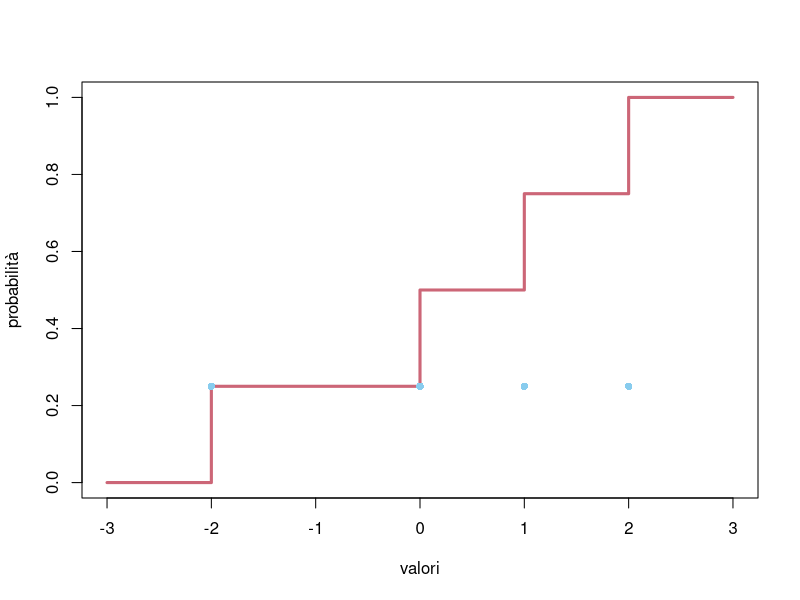
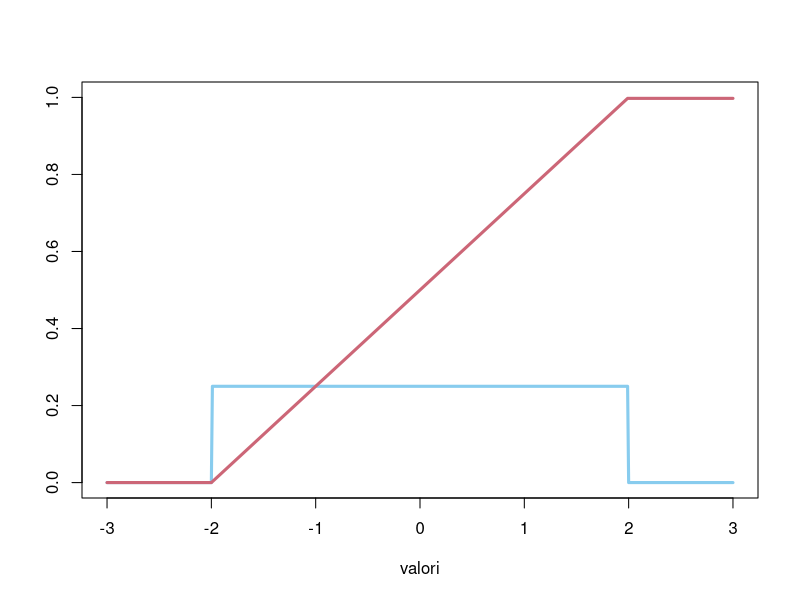
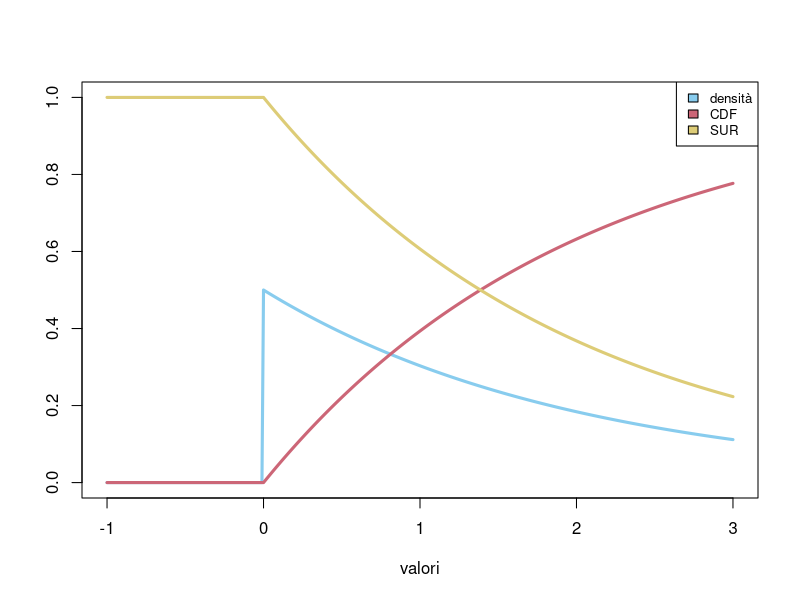
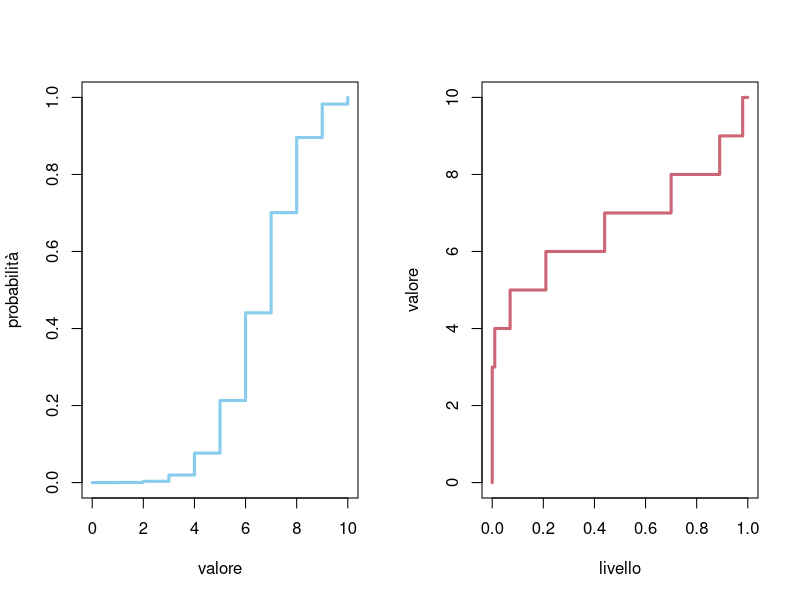
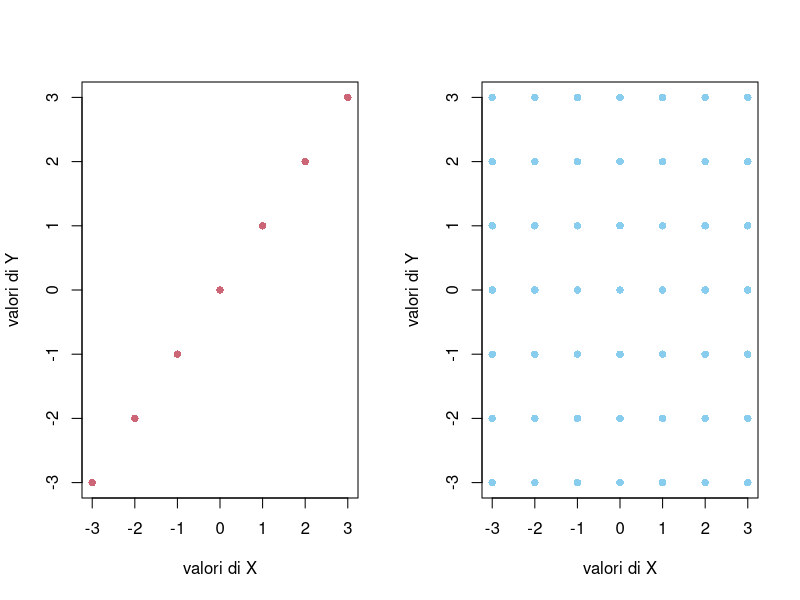
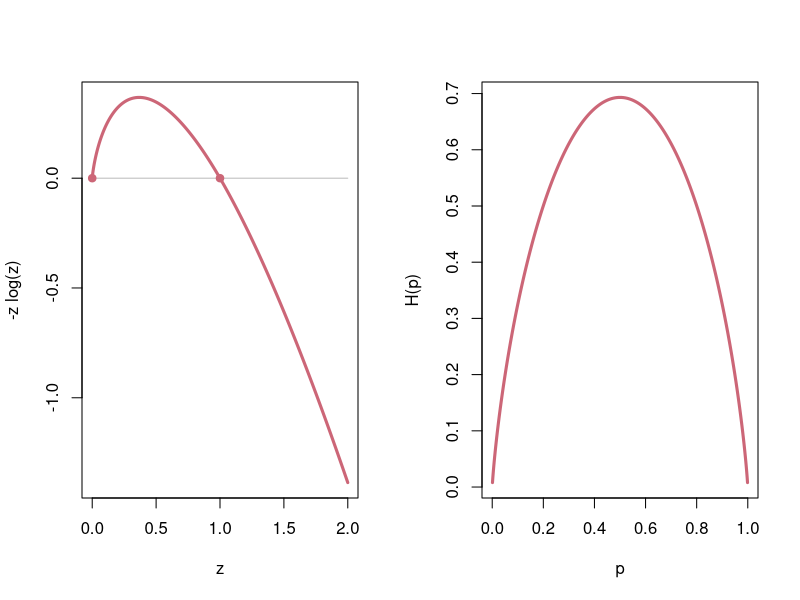

Recreate these plots in R, in order.
## ---- chunk 1

miei_colori  = c("#88CCEE", "#CC6677", "#DDCC77", "#117733", "#332288", "#AA4499", "#888888")

#Parametri globali
knitr::opts_chunk$set(dev='svg', fig.width = 5, fig.align = 'center', tidy=FALSE)
## ---- chunk 2
# possibili valori e densità discreta
valori_X <- c(-2,0,1,2)
densita_X <- rep(1/4, 4)

# iniziamo con un grafico vuoto:


plot(NULL, xlab='valori', ylab='probabilità', ylim=c(0,1), xlim=c(-3,3))

#per avere un plot su un intervallo ad esempio (-3,3), aggiungiamo artificialmente i due valori estremi con densità 0 (questo rende più semplice fare il plot della CDF come funzione a gradini)

valori_X <- c(-3, valori_X, 3)
densita_X <- c(0, densita_X, 0)


# per ottenere la funzione di ripartizione nei punti valori_X usiamo il comando cumsum().

CDF_X <- cumsum(densita_X)


# aggiungiamo il grafico della CDF con il comando lines()


lines(valori_X, CDF_X, type='s', col=miei_colori[2], lwd=3)

# infine aggiungiamo i punti corrispondenti alla densità discreta


points( valori_X[2:5], densita_X[2:5], col=miei_colori[1], pch=16, lwd=3)
## ---- chunk 3
# possibili valori e densità continua
deltax = 0.01
valori_X <- seq(-3,3, by=deltax)
densita_X <- valori_X*0 + (valori_X>-2 & valori_X <2)*1/4

# plottiamo prima i valori della densità 

plot(valori_X, densita_X, type='l', col=miei_colori[1], xlab='valori', ylab='', ylim=c(0,1), xlim=c(-3,3), lwd=3)


# per ottenere la funzione di ripartizione nei punti valori_X usiamo il comando cumsum() moltiplicando poi per deltax (per approssimare l'integrale come somma di Riemann)

CDF_X <- cumsum(densita_X)*deltax


#aggiungiamo quindi con il comando lines()


lines(valori_X, CDF_X, type='l', col=miei_colori[2], lwd=3)

## ---- chunk 4
deltax <- 0.01
valori_X <- seq(-1, 3, by=deltax)
lambda <-1/2
# usiamo direttamente i comandi dexp() e pexp() per la densità e CDF esponeziale

densita_X <- dexp(valori_X, lambda)
CDF_X <- pexp(valori_X, lambda)
SUR_X <- 1-CDF_X

plot( valori_X, densita_X, type='l', col=miei_colori[1], ylim=c(0,1), xlab='valori', ylab='', lwd=3)
lines( valori_X, CDF_X, col=miei_colori[2], lwd=3, )
lines( valori_X, SUR_X, co=miei_colori[3], lwd=3)

legend('topright', fill=miei_colori[1:3], c("densità", "CDF", "SUR"), cex=0.8)

## ---- chunk 5

n=10
p=2/3

valori_X = 0:n
CDF_X = pbinom(valori_X, n, p)

delta_alpha = 0.01
alpha = seq(0, 1, by=delta_alpha)
quantile_X  = qbinom(alpha, n, p)

# per visualizzare i due plot uno accanto all'altro usiamo la funzione par()

par(mfrow=c(1,2))

plot(valori_X, CDF_X, type='s', col=miei_colori[1], xlab='valore', ylab='probabilità', lwd=3)
plot(alpha, quantile_X, type='S', col=miei_colori[2], xlab='livello', ylab='valore', lwd=3)

## ---- chunk 6
n <- 10
p <- 1/3

valori_X <- 0:n
densita_X <- dbinom(valori_X, n, p)

(valor_medio_X <- sum(valori_X * densita_X))

## ---- chunk 7
n <- 20
p <- 1/4

valori_X <- 0:n
densita_X <- dbinom(valori_X, n, p)

(valor_medio_X <- sum(valori_X**3 * densita_X))

## ---- chunk 8
valori_X <- 1:6
densita_X <- 1/6 
valor_medio_X  <- sum(valori_X)/6

(varianza_X <- sum( (valori_X- valor_medio_X)^2 ) /6 )
## ---- chunk 9
deltax <- 0.001
valori_X = seq(0,1, by=deltax)

(varianza_X <- sum( (valori_X - 1/2)^2)* deltax)
## ---- chunk 10
valori_X <- -3:3
densita_X <- 1/7

(sd_X <- sqrt( sum(valori_X^2 *densita_X)))

## ---- chunk 11

valori_X <- -3:3
valori_Y <- -3:3

par(mfrow = c(1,2))

plot( valori_X, valori_Y, pch=16, col=miei_colori[2], xlab="valori di X", ylab="valori di Y" )

valori_indipendenti_X = c()
valori_indipendenti_Y = c()

for (i in valori_X){
  for (j in valori_Y){
    valori_indipendenti_X = c(valori_indipendenti_X, i)
    valori_indipendenti_Y = c(valori_indipendenti_Y, j)
  }
}

plot( valori_indipendenti_X, valori_indipendenti_Y, pch=16, col=miei_colori[1], xlab="valori di X", ylab="valori di Y" )

## ---- chunk 12

deltaz= 0.001
z=seq(0,2, by=deltaz)


plot(z, -z*log(z),  ylab='-z log(z)', type='l', col=miei_colori[2], lwd=3)
lines(z, 0*z, type='l', col='grey')
points(c(0,1), c(0,0), col=miei_colori[2], pch=19)

## ---- chunk 13

deltap= 0.001
p=seq(0,1,by=deltap)

H_p = -(1-p)*log(1-p)-p*log(p)

plot(p, H_p, type='l', xlab='p', ylab='H(p)', lwd=3, col=miei_colori[2] )
